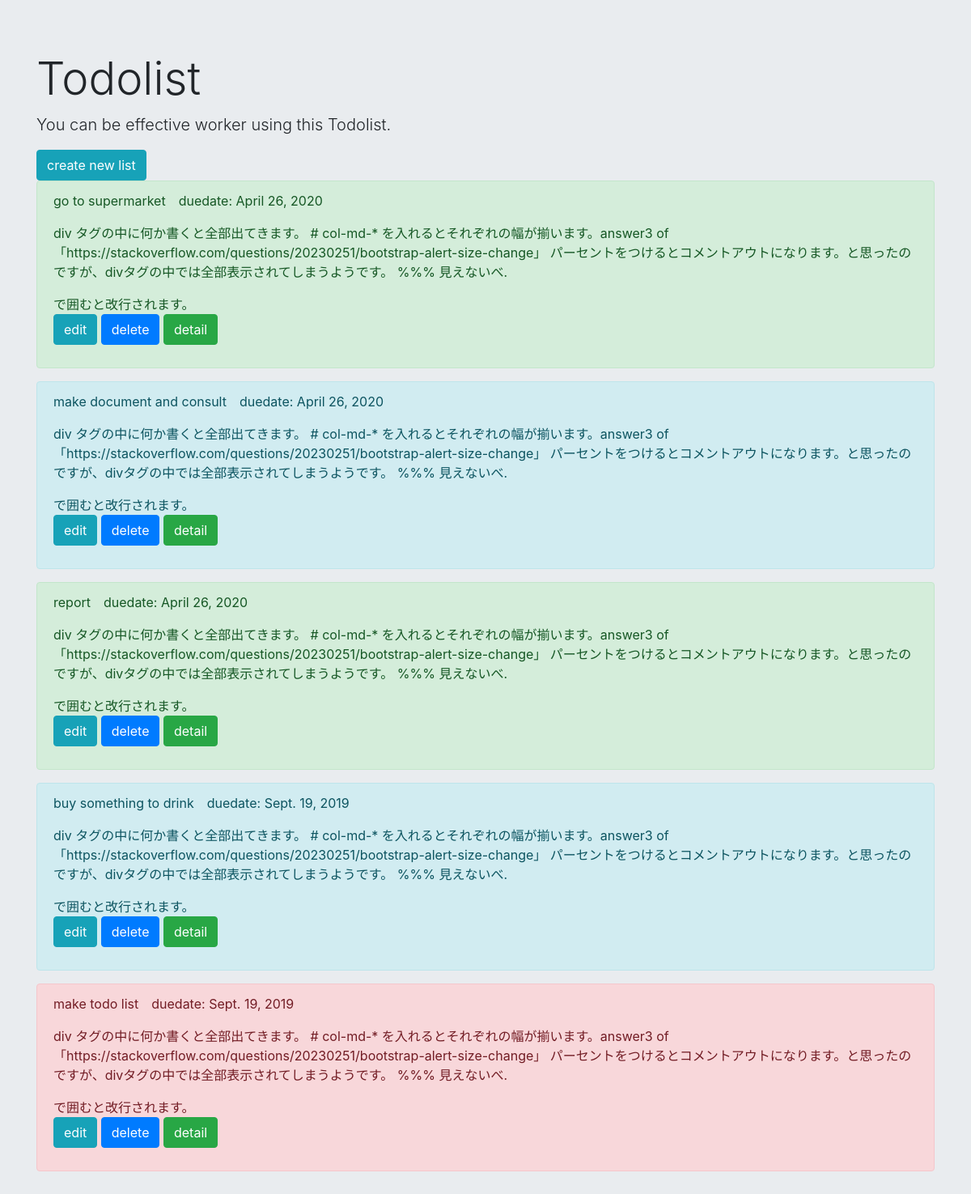
Page /list/ on the committed database.
### todo/models.py (models this page shows, shortened)
class TodoModel(models.Model):
    title = models.CharField(max_length=100)
    memo = models.TextField()
    priority = models.CharField(
        max_length=50,
        choices=PRIORITY
    )
    duedate = models.DateField()

### todo/views.py (the view)
# urls.py: path('list/', TodoList.as_view(), name='list'),
class TodoList(ListView):
    template_name = 'list.html'
    model = TodoModel

### templates/list.html
{% extends 'base.html' %}
{% block header %}
<div class="jumbotron jumbotron-fluid">
  <div class="container">
  <h1 class="display-4">Todolist</h1>
  <p class="lead">You can be effective worker using this Todolist.</p>
</div>
{% endblock header %}
{% block content %}
<div class='container'>
    <a href="{% url 'create' %}" class="btn btn-info" tabindex="-1" role="button"
           aria-disabled="true">create new list</a>
{% for item in object_list %}
    <div class="alert alert-{{ item.priority }}" role="alert">
    <p>{{ item.title }}　duedate: {{ item.duedate }}</p>
    div タグの中に何か書くと全部出てきます。
    # col-md-* を入れるとそれぞれの幅が揃います。answer3 of「https://stackoverflow.com/questions/20230251/bootstrap-alert-size-change」
    パーセントをつけるとコメントアウトになります。と思ったのですが、divタグの中では全部表示されてしまうようです。
    %%% 見えないべ.
    <p></p>で囲むと改行されます。
    <p>
        <a href="{% url 'update' item.pk %}" class="btn btn-info" tabindex="-1" role="button"
           aria-disabled="true">edit</a>
        <a href="{% url 'delete' item.pk %}" class="btn btn-primary" tabindex="-1" role="button"
           aria-disabled="true">delete</a>
        <a href="{% url 'detail' item.pk %}" class="btn btn-success" tabindex="-1" role="button"
           aria-disabled="true">detail</a>
    </p>
</div>
{% endfor %}
</div>
{% endblock content %}

### templates/base.html (shortened to what this page needs)
<!doctype html>
<html lang="en">
  <head>
    <link rel="stylesheet" href="https://stackpath.bootstrapcdn.com/bootstrap/4.4.1/css/bootstrap.min.css">
  </head>
  <body>
    {% block header %}
    {% endblock header %}
    {% block content %}
    {% endblock content %}
  </body>
</html>

### rows in the picture
TodoModel: title "go to supermarket", duedate "April 26, 2020"
TodoModel: title "make document and consult", duedate "April 26, 2020"
TodoModel: title "report", duedate "April 26, 2020"
TodoModel: title "buy something to drink", duedate "Sept. 19, 2019"
TodoModel: title "make todo list", duedate "Sept. 19, 2019"
